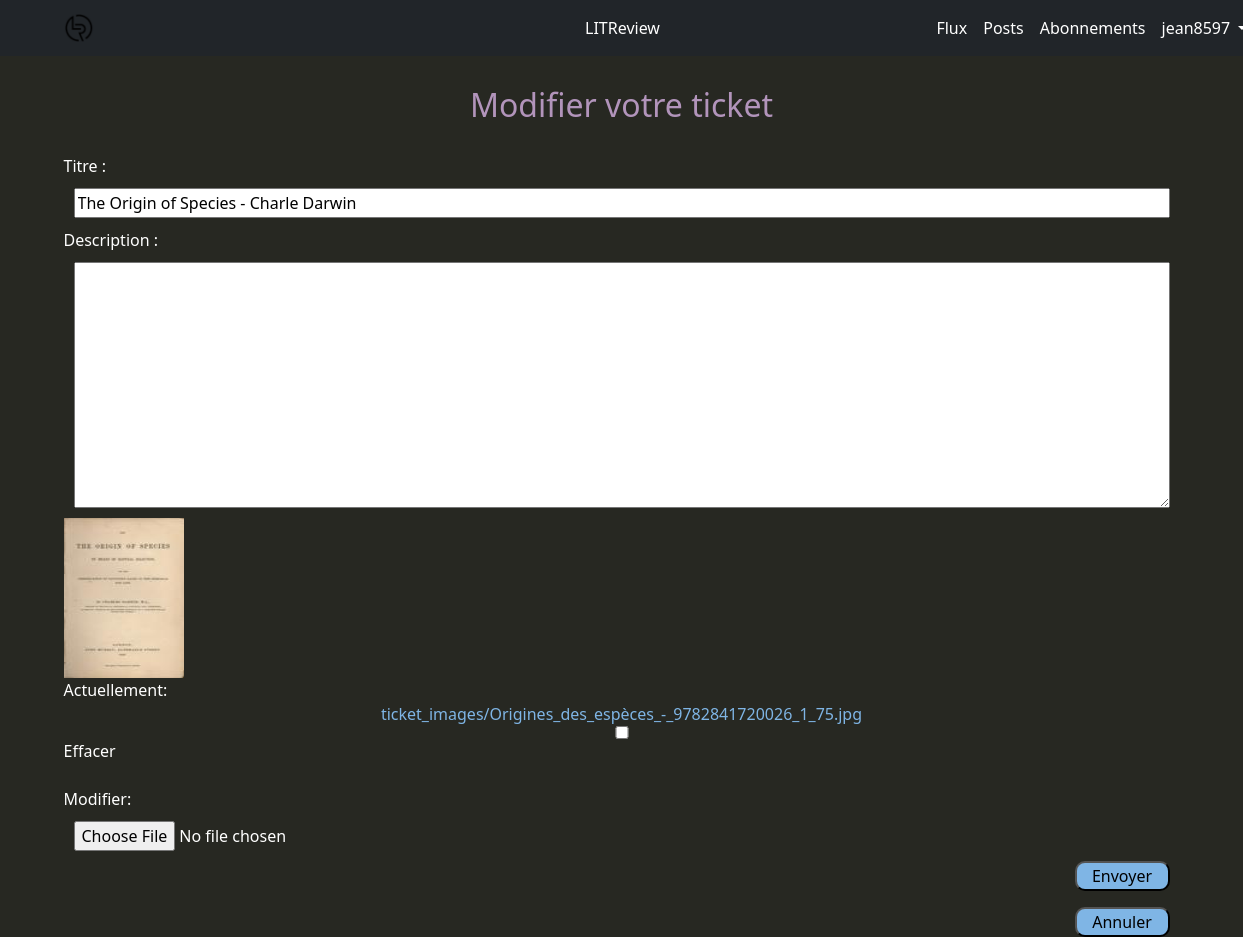
The page /flux/tickets/17 (signed in) on the database its author committed.
### reviews/models.py (models this page shows, shortened)
class Ticket(models.Model):
    title = models.CharField(max_length=128)
    description = models.TextField(max_length=2_048, blank=True)
    user = models.ForeignKey(to=settings.AUTH_USER_MODEL,
                             on_delete=models.CASCADE)
    image = models.ImageField(null=True, blank=True, upload_to="ticket_images")
    time_created = models.DateTimeField(auto_now_add=True)
    IMAGE_MAX_SIZE = (120, 160)  # (largeur, hauteur)

### reviews/views.py (the view)
# urls.py: path("tickets/<int:ticket_id>", ticket_edit, name="ticket-edit"),
@login_required
def ticket_edit(request, ticket_id):
    ticket = get_object_or_404(Ticket, id=ticket_id)
    form = TicketForm(instance=ticket)
    if ticket.user == request.user:
        if request.method == "POST":
            form = TicketForm(request.POST, request.FILES, instance=ticket)
            if form.is_valid():
                form.save()
                return redirect("posts-user")
    else:
        messages.error(request, MESSAGE_DENIED,
                       extra_tags=TAGS_DENIED)
        return redirect("flux-user")
    return render(request, "reviews/ticket_form.html",
                  context={"form": form, "option": "edit"})

### reviews/forms.py
class TicketForm(forms.ModelForm):
    label_fields = ["Titre", "Description", "Image"]
    class Meta:
        model = Ticket
        fields = ["title", "description", "image"]
    def __init__(self, *args, **kwargs):
        super().__init__(*args, **kwargs)
        fields_attribute(self.fields, self.label_fields)

### reviews/forms.py (called while the page is built)
def fields_attribute(fields, label_fields):
    for idx, field in enumerate(fields):
        fields[field].widget.attrs.update({"class": "fields-margin"})
        fields[field].label = label_fields[idx]
        if fields[field].label == "Note":
            fields[field].widget.attrs.update(
                {"class": "fields-margin rating-tag"}
            )

### reviews/templates/reviews/ticket_form.html (shortened to what this page needs)
{% extends "base.html" %}
{% block content %}
  {% if not option %}
    <h2>Créer un ticket</h2>
  {% elif option == "edit" %}
    <h2>Modifier votre ticket</h2>
  {% endif %}
  <form class="flexbox-center flex-column" method="post" enctype="multipart/form-data">
    {% for field in form %}
      {% if "image" in field.label_tag and form.instance.image.url %}
        <img src="{{ form.instance.image.url }}" alt="Image inexistante" height="160px" width="120px">
        {{ field }}
      {% else %}
        {{ field.label_tag }}
        {{ field }}
      {% endif %}
    {% endfor %}
    <div class="flexbox-right">
      <input class="button-margin-right generic-buttonn" type="submit" value="Envoyer">
    </div>
  </form>
  <div class="flexbox-right">
    <a href="
    {% if option == 'edit' %}{% url 'posts-user' %}
    {% else %}{% url 'flux-user' %}
    {% endif %}">
      <input class="button-margin-right generic-buttonn" type="submit" value="Annuler">
    </a>
  </div>
{% endblock %}

### templates/base.html (shortened to what this page needs)
{% load static %}
<html {% if LANGUAGE_CODE %}lang="{{ LANGUAGE_CODE }}"{% endif %}>
  <head>
    <link rel="stylesheet" href="{% static 'css/bootstrap.min.css' %}">
    <link rel="stylesheet" href="{% static 'css/littreview.css' %}">
  </head>
  <body>
    <nav class="navbar navbar-expand-lg navbar-dark bg-dark">
      <div class="container">
        <div class="bs-perso-navbar-brand-container">
          <a class="navbar-brand" href="{% url 'home-page' %}">
            <img src="http://127.0.0.1:8000/media/logo_litreview_no_text.png" alt="Logo de LITReview">
          </a>
        </div>
        <div class="navbar-nav bs-perso-navbar-central">
          <a class="nav-item nav-link active" href="{% url 'home-page' %}">LITReview</a>
        </div>
        <div id="navbarRight" class="navbar-nav bs-perso-navbar-right">
          {% if user.is_authenticated %}
            <a class="nav-item nav-link active" href="{% url 'flux-user' %}">Flux</a>
            <a class="nav-item nav-link active" href="{% url 'posts-user' %}">Posts</a>
            <a class="nav-item nav-link active" href="{% url 'follow-user' %}">Abonnements</a>
          {% endif %}
            <div class="nav-item dropdown">
              {% if user.is_authenticated %}
                <a class="nav-link active dropdown-toggle" href="#" data-bs-toggle="dropdown">
                  {{ user.username }}
                </a>
              {% endif %}
            </div>
        </div>
      </div>
    </nav>
    <div class="container">
      <div class="jumbotron">
        {% block content %}{% endblock %}
      </div>
    </div>
  </body>
</html>

### static/css/littreview.css (style rules this page uses)
body { background-color: #272822; color: white; }
h2 { color: #b294bb; text-align: center; margin: 30px 0px; }
a { text-decoration: none; color: #7fb5e5; text-align: center; }
.bs-perso-navbar-central { position: sticky; left: 46.4%; }
.bs-perso-navbar-brand-container { display: flex; justify-content: space-between; width: 22.5%; }
.bs-perso-navbar-right { max-width: 22.5%; }
.flexbox-center { display: flex; justify-content: center; }
.flex-column { flex-direction: column; }
.generic-buttonn { background-color: #7fb5e5; border-radius: 10px; min-width: 95px; width: auto; }
.flexbox-right { display: flex; justify-content: right; }
.fields-margin { margin: 10px; }
.button-margin-right { margin-right: 10px; }

### rows shown on the page
Ticket: form "The Origin of Species - Charle Darwin", instance.image (picture)

### other values the page prints
{{ user.username }} "jean8597"
{{ field.label_tag }} "Titre :" "Description :"
